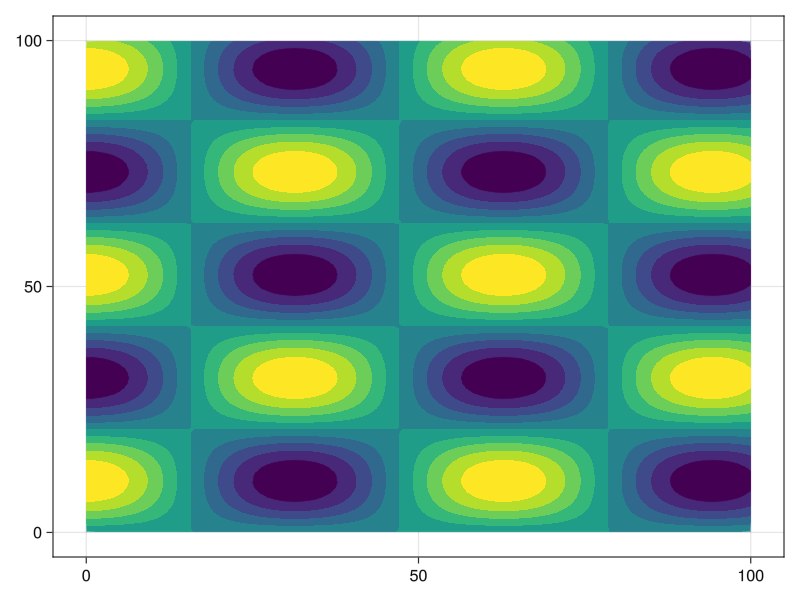

Here is the Julia script that generated this plot:
using GLMakie


f = Figure()
Axis(f[1, 1])

xs = LinRange(0, 10, 100)
ys = LinRange(0, 15, 100)
zs = [cos(x) * sin(y) for x in xs, y in ys]

contourf!(zs,levels=-1:0.2:1;depth_shift=0)

save("contourf-shadow.png",f)